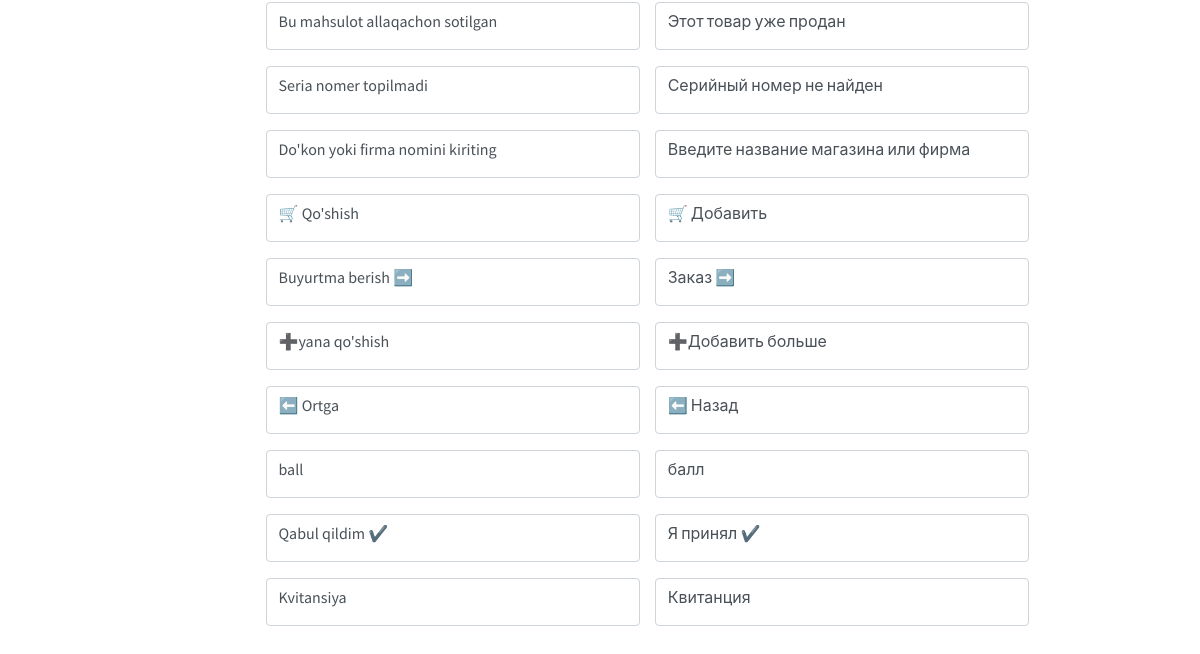
Page /settings/ (signed in, lower part) on the earlier database version.
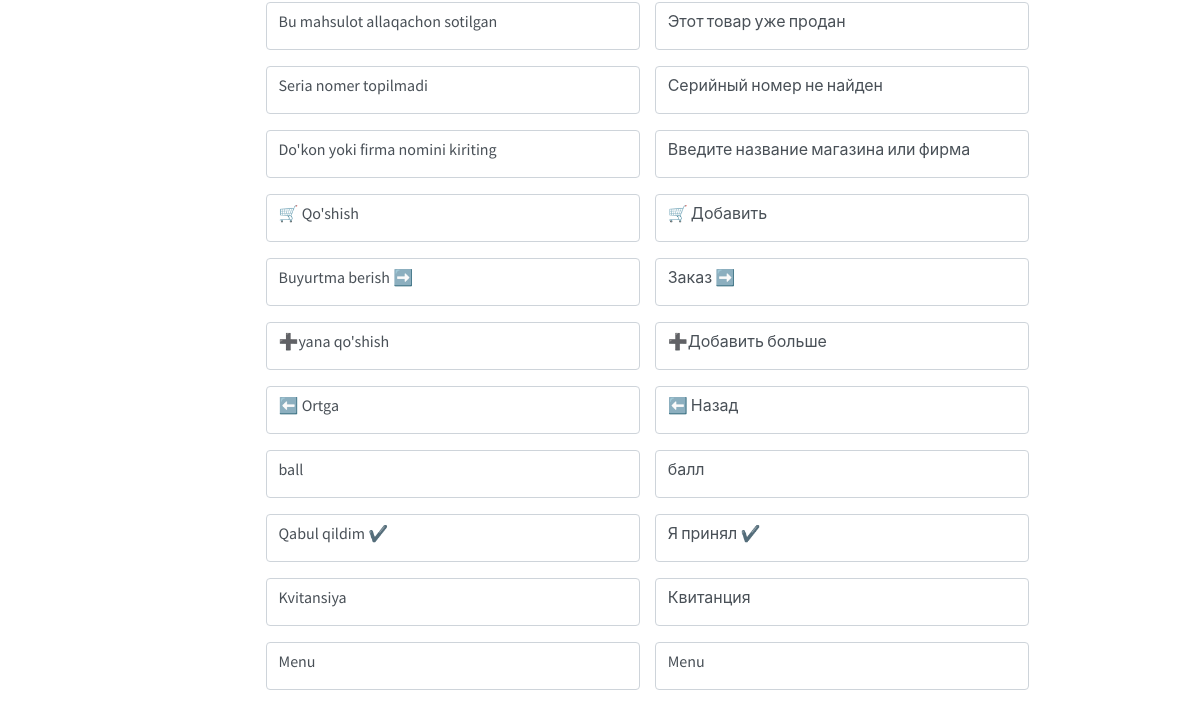
Same page on the later database version.
### admin_panel/models.py (models this page shows, shortened)
class Text(models.Model):
    name = models.CharField(max_length=100)
    uz_data = models.TextField()
    ru_data = models.TextField()

### admin_panel/views.py (the view)
# urls.py: path('settings/', settings,name="settings"),
@login_required_decorator
def settings(request):
    texts = Text.objects.all()
    ctx = {
        "texts": texts,
        "se_active":"menu-open"
    }
    return render(request, "dashboard/settings/list.html",ctx)

### templates/dashboard/settings/list.html (shortened to what this page needs)
{% extends 'dashboard/base.html' %}
{% load static %}
{% block content %}
<section class="content-header">
  <div class="container-fluid">
    <div class="row">
      {% for i in texts %}
      <div class="col-sm-5">
        <div class="form-group">
          <div class="form-control pb-3 h-75"  disabled>{{i.uz_data}}</div>
        </div>
      </div>
      <div class="col-sm-5">
        <div class="form-group">
          <div class="form-control pb-3 h-75"  disabled>{{i.ru_data}}</div>
        </div>
      </div>
      <div class="col-sm-1 mb-3 d-flex align-center">
        <a style="color: #17a2b8;" href="{% url 'settings_edit' i.id %}" class="m-auto col-sm-12"><i class="far fa-edit"></i></a>
      </div>
      {% endfor %}
    </div>
  </div>
</section>
{% endblock %}

### templates/dashboard/base.html (shortened to what this page needs)
{% load static %}
<html lang="en">
<head>
  <link rel="stylesheet" href="{% static 'dashboard/plugins/fontawesome-free/css/all.min.css' %}">
  <link rel="stylesheet" href="https://code.ionicframework.com/ionicons/2.0.1/css/ionicons.min.css">
  <link rel="stylesheet" href="{% static 'dashboard/plugins/tempusdominus-bootstrap-4/css/tempusdominus-bootstrap-4.min.css' %}">
  <link rel="stylesheet" href="{% static 'dashboard/css/adminlte.min.css' %}">
  <link rel="stylesheet" href="{% static 'dashboard/plugins/overlayScrollbars/css/OverlayScrollbars.min.css' %}">
  <link rel="stylesheet" href="{% static 'dashboard/plugins/icheck-bootstrap/icheck-bootstrap.min.css' %}">
</head>
<body class="hold-transition sidebar-mini layout-fixed">
  <div class="wrapper" style="min-height: 1342.88px;">
    <div class="content-wrapper" style="min-height: 1342.88px;">
      {% block content %}{% endblock %}
    </div>
  </div>
</body>
</html>

### templates/dashboard/navbar.html (shortened to what this page needs)
{% load static %}

### templates/dashboard/settings/list.html (style rules this page uses)
.content-wrapper { background-color: #fff; }

Differences in the rows shown:
added Text: uz_data "Menu", ru_data "Menu"
